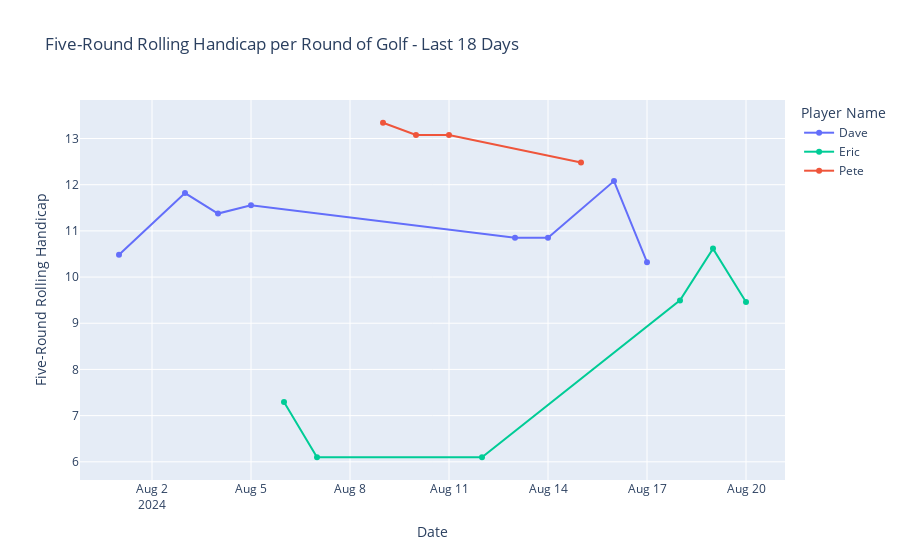

The cell this chart's notebook holds for it:
### Code cell
plot_statistics(df.head(30), "fiveRd_handicap")

### Figure 1 — Plotly figure (JSON) as saved in the notebook; plotly's stock layout.template omitted (floating-point values rounded to 4 significant figures)
{"data": [{"customdata": [["Dave"], ["Dave"], ["Dave"], ["Dave"], ["Dave"], ["Dave"], ["Dave"], ["Dave"]], "hovertemplate": "<b>%{hovertext}</b><br><br>Date=%{x}<br>Five-Round Rolling Handicap=%{y}<extra></extra>", "hovertext": ["Dave", "Dave", "Dave", "Dave", "Dave", "Dave", "Dave", "Dave"], "legendgroup": "Dave", "line": {"color": "#636EFA", "dash": "solid"}, "marker": {"symbol": "circle"}, "mode": "lines+markers", "name": "Dave", "orientation": "v", "showlegend": true, "type": "scatter", "x": ["2024-08-01T00:00:00", "2024-08-03T00:00:00", "2024-08-04T00:00:00", "2024-08-05T00:00:00", "2024-08-13T00:00:00", "2024-08-14T00:00:00", "2024-08-16T00:00:00", "2024-08-17T00:00:00"], "xaxis": "x", "y": [10.48, 11.82, 11.37, 11.55, 10.85, 10.85, 12.08, 10.32], "yaxis": "y"}, {"customdata": [["Eric"], ["Eric"], ["Eric"], ["Eric"], ["Eric"], ["Eric"]], "hovertemplate": "<b>%{hovertext}</b><br><br>Date=%{x}<br>Five-Round Rolling Handicap=%{y}<extra></extra>", "hovertext": ["Eric", "Eric", "Eric", "Eric", "Eric", "Eric"], "legendgroup": "Eric", "line": {"color": "#00CC96", "dash": "solid"}, "marker": {"symbol": "circle"}, "mode": "lines+markers", "name": "Eric", "orientation": "v", "showlegend": true, "type": "scatter", "x": ["2024-08-06T00:00:00", "2024-08-07T00:00:00", "2024-08-12T00:00:00", "2024-08-18T00:00:00", "2024-08-19T00:00:00", "2024-08-20T00:00:00"], "xaxis": "x", "y": [7.292, 6.098, 6.098, 9.495, 10.62, 9.461], "yaxis": "y"}, {"customdata": [["Pete"], ["Pete"], ["Pete"], ["Pete"]], "hovertemplate": "<b>%{hovertext}</b><br><br>Date=%{x}<br>Five-Round Rolling Handicap=%{y}<extra></extra>", "hovertext": ["Pete", "Pete", "Pete", "Pete"], "legendgroup": "Pete", "line": {"color": "#EF553B", "dash": "solid"}, "marker": {"symbol": "circle"}, "mode": "lines+markers", "name": "Pete", "orientation": "v", "showlegend": true, "type": "scatter", "x": ["2024-08-09T00:00:00", "2024-08-10T00:00:00", "2024-08-11T00:00:00", "2024-08-15T00:00:00"], "xaxis": "x", "y": [13.34, 13.08, 13.08, 12.48], "yaxis": "y"}], "layout": {"autosize": true, "legend": {"title": {"text": "Player Name"}, "tracegroupgap": 0}, "title": {"text": "Five-Round Rolling Handicap per Round of Golf - Last 18 Days"}, "xaxis": {"anchor": "y", "autorange": true, "domain": [0, 1], "range": ["2024-07-30 20:17:37.4747", "2024-08-21 03:42:22.5253"], "title": {"text": "Date"}, "type": "date"}, "yaxis": {"anchor": "x", "autorange": true, "domain": [0, 1], "range": [5.5, 13.94], "title": {"text": "Five-Round Rolling Handicap"}, "type": "linear"}}}
